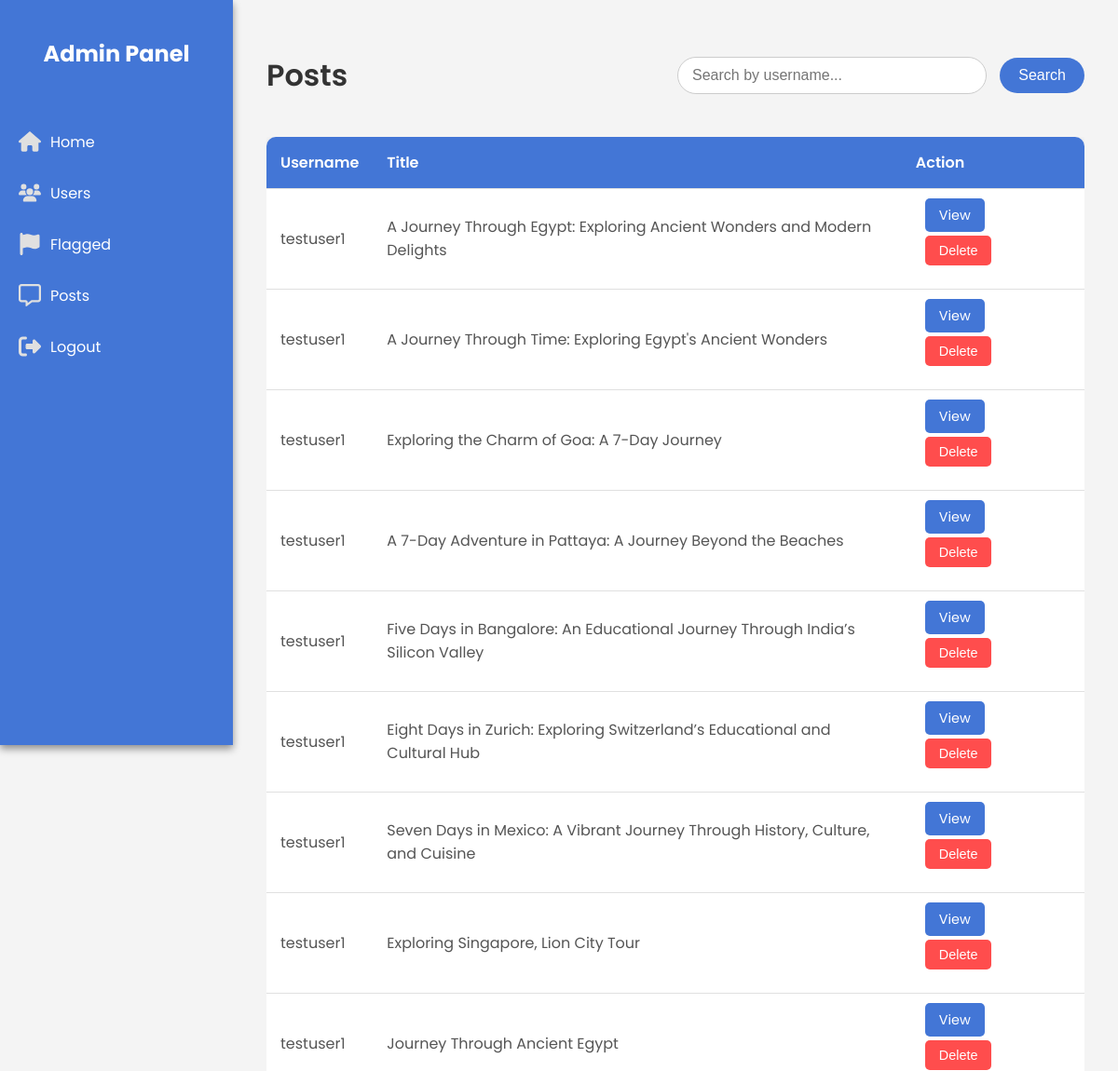
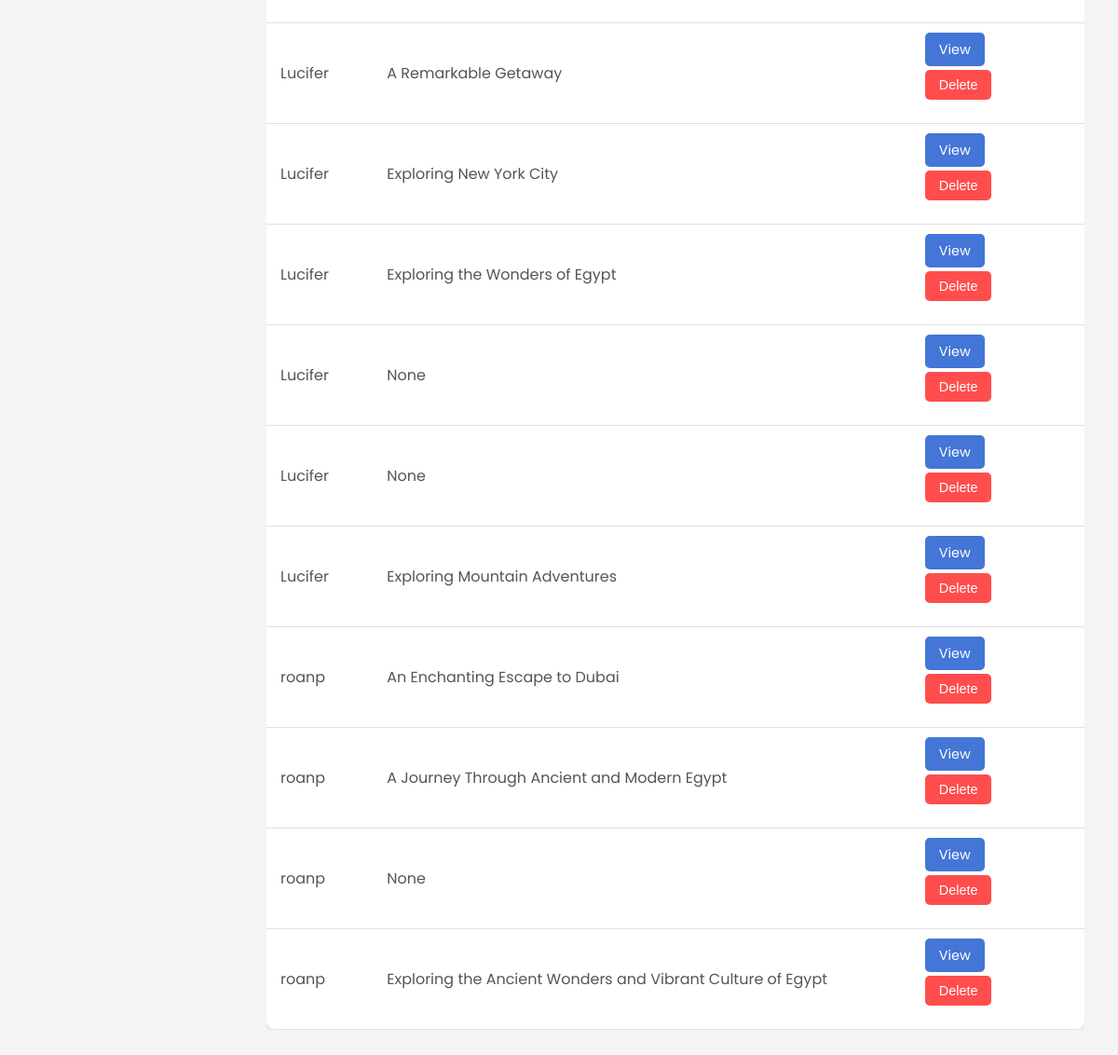
The app's page /posts_admin with its own data (2 pictures, top to bottom).
### app/models.py (models this page shows)
class User(db.Model, UserMixin):
    id = db.Column(db.Integer, primary_key=True)
    username = db.Column(db.String(80), unique=True, nullable=False)
    password = db.Column(db.String(80), nullable=False)
    email = db.Column(db.String(120), unique=True, nullable=False)
    phone_number = db.Column(db.Integer, unique=True, nullable=False)
    profile_pic = db.Column(db.String(120), nullable=False, default='profile.jpg')

class Post(db.Model):
    id = db.Column(db.Integer, primary_key=True)
    title = db.Column(db.String(255), nullable=True)
    location = db.Column(db.String(255), nullable=True)
    category = db.Column(db.String(255), nullable=True)
    duration = db.Column(db.String(255), nullable=True)
    tips = db.Column(db.String(255), nullable=True)
    user_id = db.Column(db.Integer, db.ForeignKey('user.id'), nullable=True)
    status=db.Column(db.String, nullable=False, default='draft')
    content = db.Column(db.String, nullable=False)
    flagged = db.Column(db.Boolean, nullable=False,default=False)
    sexuality = db.Column(db.String(255), nullable=False,default=False)
    violence = db.Column(db.String(255), nullable=False,default=False)
    harassment = db.Column(db.String(255), nullable=False,default=False)
    illicit = db.Column(db.String(255), nullable=False,default=False)
    self_harm = db.Column(db.String(255), nullable=False,default=False)
    hate = db.Column(db.String(255), nullable=False,default=False)

### app/admin_routes.py (the view)
@app.route('/posts_admin')
def posts_admin():
    posts = (
        db.session.query(User, Post)
        .join(Post, User.id == Post.user_id)
        .filter(Post.status != 'flagged')  # Exclude trashed posts
        .all()
    )
    return render_template('adminPages/posts.html', posts=posts)

### app/templates/adminPages/posts.html
{% extends 'adminPages/adminhome.html' %}
{% block head %}
    <link rel="stylesheet" href="{{ url_for('static', filename='css/admin.css') }}">
    <link rel="stylesheet" href="{{ url_for('static', filename='css/posts_admin.css') }}">
{% endblock %}
{% block body %}
    <div class="users-page">
     <div class="page-header">
    <h1 class="page-title">Posts</h1>
    <div class="search-container">
        <form action="/posts_search" method="get">
            <label>
                <input class="form-control" type="text" placeholder="Search by username..." name="username">
                <input type="submit" value="Search">
            </label>
        </form>
    </div>
</div>
        <div class="users-table-container">
            <table class="users-table">
                <thead>
                    <tr>
                        <th>Username</th>
                        <th>Title</th>
                        <th>Action</th>
                    </tr>
                </thead>
                <tbody>
                {% if posts %}
                    {% for user,post in posts %}
                    <tr>
                        <td>{{ user.username }}</td>
                        <td>{{ post.title }}</td>
                        <td>
                            <a href="{{ url_for('view_post', post_id=post.id) }}" class="action-btn">View</a>
                            <form action="{{ url_for('delete_admin', post_id=post.id) }}" method="post" style="display:inline;">
                                <button type="submit" class="action-btn delete-btn">Delete</button>
                            </form>
                        </td>
                    </tr>
                    {% endfor %}
                {% else %}
                     <tr>
                        <td>No results found</td>
                    </tr>
                {% endif %}
                </tbody>
            </table>
        </div>
    </div>
{% endblock %}

### app/static/css/admin.css (style rules this page uses)
body { font-family: 'Poppins', sans-serif; margin: 0; padding: 0; background-color: #f4f4f4; }

### app/static/css/posts_admin.css (style rules this page uses)
.users-page { padding: 20px; }
.page-header { display: flex; justify-content: space-between; align-items: center; margin-bottom: 20px; }
.page-title { font-size: 2rem; color: #333; font-weight: 600; }
.users-table-container { overflow-x: auto; }
.users-table { width: 100%; border-collapse: collapse; background-color: #ffffff; box-shadow: 0 2px 8px rgba(0, 0, 0, 0.1); border-radius: 10px; overflow: hidden; }
.users-table th, .users-table td { padding: 15px; text-align: left; border-bottom: 1px solid #e0e0e0; }
.users-table th { background-color: #4376d6; color: #ffffff; font-weight: 600; }
.users-table td { color: #555; }
.action-btn { padding: 8px 15px; border: none; border-radius: 5px; cursor: pointer; font-size: 0.9rem; color: #ffffff; background-color: #4376d6; transition: background-color 0.3s; margin: 10px; }
.delete-btn { background-color: #ff4d4d; }
.search-container { display: flex; align-items: center; }
.search-container input[type="text"] { width: 300px; padding: 10px 15px; font-size: 1rem; border: 1px solid #ccc; border-radius: 20px; outline: none; transition: border-color 0.3s; }
.search-container input[type="submit"] { padding: 10px 20px; font-size: 1rem; color: #ffffff; background-color: #4376d6; border: none; border-radius: 20px; margin-left: 10px; cursor: pointer; transition: background-color 0.3s; }
.action-btn { text-decoration: none; }

### records on screen
User: username "testuser1", title "A Journey Through Egypt: Exploring Ancient Wonders and Modern Delights", title "A Journey Through Time: Exploring Egypt's Ancient Wonders", title "Exploring the Charm of Goa: A 7-Day Journey", title "A 7-Day Adventure in Pattaya: A Journey Beyond the Beaches", title "Five Days in Bangalore: An Educational Journey Through India’s Silicon Valley", title "Eight Days in Zurich: Exploring Switzerland’s Educational and Cultural Hub", title "Seven Days in Mexico: A Vibrant Journey Through History, Culture, and Cuisine", title "Exploring Singapore, Lion City Tour", title "Journey Through Ancient Egypt"
User: username "Lucifer", title "A Remarkable Getaway", title "Exploring New York City", title "Exploring the Wonders of Egypt", title "None", title "Exploring Mountain Adventures"
User: username "roanp", title "An Enchanting Escape to Dubai", title "A Journey Through Ancient and Modern Egypt", title "None", title "Exploring the Ancient Wonders and Vibrant Culture of Egypt"
